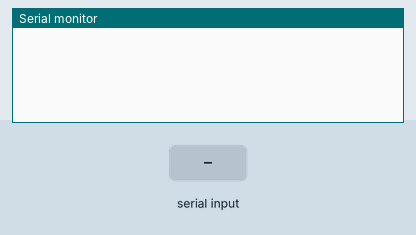
Simulated run of this sketch. Board: Arduino Uno, built with avr-gcc and run on an emulated ATmega328P. Parts: the last lines printed to the serial monitor. The test bench sets the inputs (shaded band).

Above: at 1.2 s.
1.3 s: "90,45\n" received over Serial
At 1.9 s:
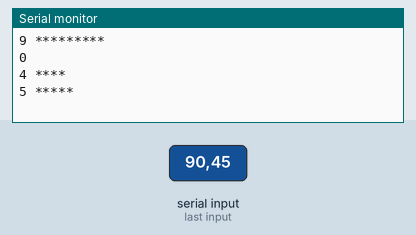
2.8 s: "30,150\n" received over Serial
At 4.0 s:
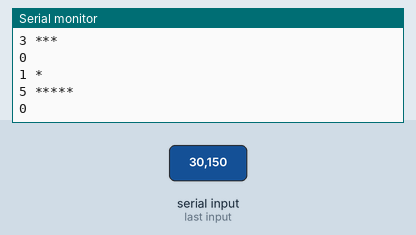
4.3 s: "200\n" received over Serial
At 4.8 s:
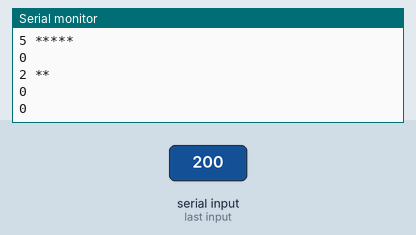

The sketch:

ANDES_Q7_TEST.ino
```cpp
void setup() {
  Serial.begin(9600);
}
char ch;
int number;
void loop(){
  if (Serial.available()){
    ch = Serial.read();
    if(ch>'9'||ch<'0')return;
    number = ch - '0';
    Serial.print(number);
    Serial.print(" ");
    for (int i = 0; i < number; i++)
      Serial.print("*");
    Serial.println(); // 換行
  }
}
```

Measured:
- after the input at 1.3 s, the serial monitor: prints a new line at once (image 1)
- after the input at 2.8 s, the serial monitor: prints a new line at once (image 2)
- after the input at 4.3 s, the serial monitor: prints a new line at once (image 3)
